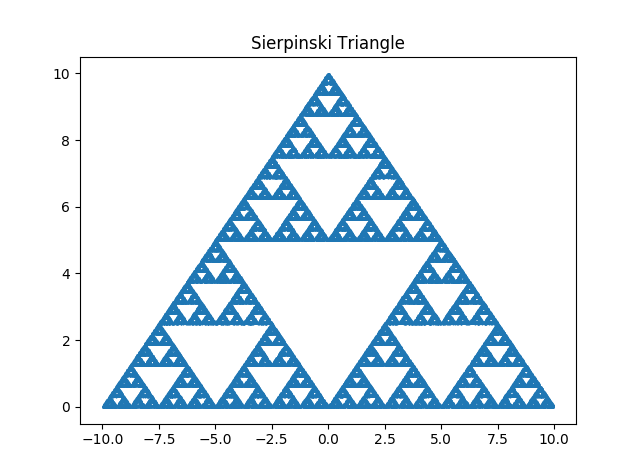

Source code (Python):
import matplotlib.pyplot as plt
from random import randint

#Setting coordinates of the triangle
X1=-10
Y1=0

X2=10
Y2=0

X3=0
Y3=10

X0=0
Y0=0

x_coo = []
y_coo = []

for i in range(0,100000):
    r = randint(1,3)
    
    if r==1:
        X0 = (X0+X1)/2
        Y0 = (Y0+Y1)/2
        
    if r==2:
        X0 = (X0+X2)/2
        Y0 = (Y0+Y2)/2
        
    if r==3:
        X0 = (X0+X3)/2
        Y0 = (Y0+Y3)/2
        
    x_coo.append(X0)
    y_coo.append(Y0)
    
plt.title('Sierpinski Triangle')
plt.scatter(x_coo, y_coo, s=0.3)
